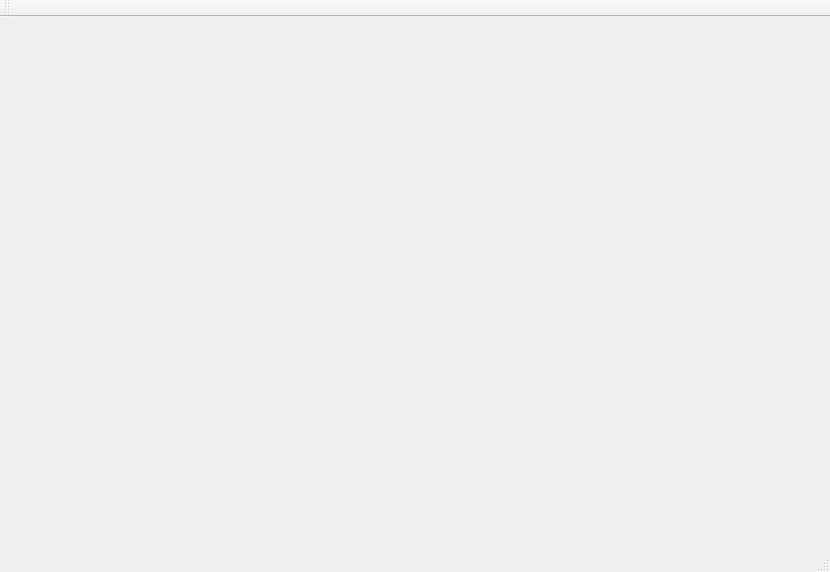
<?xml version="1.0" encoding="UTF-8"?>
<ui version="4.0">
 <class>fenetre_jeu</class>
 <widget class="QMainWindow" name="fenetre_jeu">
  <property name="geometry">
   <rect>
    <x>0</x>
    <y>0</y>
    <width>830</width>
    <height>572</height>
   </rect>
  </property>
  <property name="windowTitle">
   <string>fenetre_jeu</string>
  </property>
  <widget class="QWidget" name="centralWidget"/>
  <widget class="QMenuBar" name="menuBar">
   <property name="geometry">
    <rect>
     <x>0</x>
     <y>0</y>
     <width>830</width>
     <height>31</height>
    </rect>
   </property>
  </widget>
  <widget class="QToolBar" name="mainToolBar">
   <attribute name="toolBarArea">
    <enum>TopToolBarArea</enum>
   </attribute>
   <attribute name="toolBarBreak">
    <bool>false</bool>
   </attribute>
  </widget>
  <widget class="QStatusBar" name="statusBar"/>
 </widget>
 <layoutdefault spacing="6" margin="11"/>
 <resources/>
 <connections/>
</ui>
